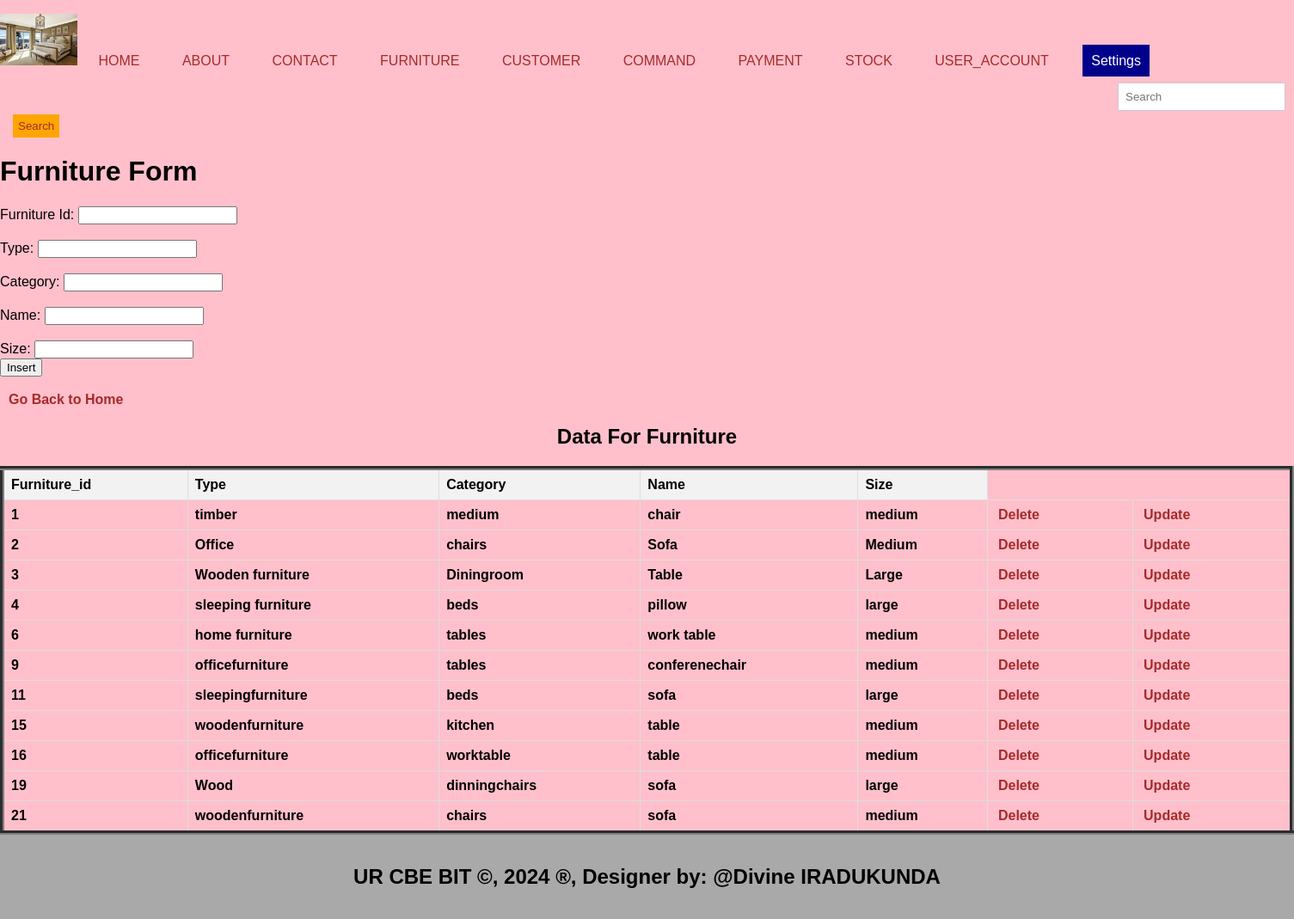
The app's page /furniture.php with its own data.
### tables this page shows
CREATE TABLE `furniture` (
  `Furniture_id` int(10) NOT NULL,
  `Type` varchar(30) DEFAULT NULL,
  `Category` varchar(15) DEFAULT NULL,
  `Name` varchar(15) DEFAULT NULL,
  `Size` varchar(15) DEFAULT NULL
);

### furniture.php (the view, shortened to what this page needs)
<!DOCTYPE html>
<html>
<head>
  <link rel="stylesheet" type="text/css" href="style.css" title="style 1" media="screen, tv, projection, handheld, print"/>
</head>
<body bgcolor="pink">
          <ul style="list-style-type: none; padding: 0;">
     <li style="display: inline; margin-right: 10px;">
    <img src="./Images/bedroom.jpg" width="90" height="60" alt="Logo">
  </li>
    <li style="display: inline; margin-right: 10px;"><a href="./home.html">HOME</a>
  </li>
    <li style="display: inline; margin-right: 10px;"><a href="./about.html">ABOUT</a>
  </li>
    <li style="display: inline; margin-right: 10px;"><a href="./contact.html">CONTACT</a>
  </li>
    <li style="display: inline; margin-right: 10px;"><a href="./furniture.php">FURNITURE</a>
  </li>
    <li style="display: inline; margin-right: 10px;"><a href="./customer.php">CUSTOMER</a>
  </li>
    <li style="display: inline; margin-right: 10px;"><a href="./command.php">COMMAND</a>
  </li>
    <li style="display: inline; margin-right: 10px;"><a href="./payment.php">PAYMENT</a>
  </li>
    <li style="display: inline; margin-right: 10px;"><a href="./stock.php">STOCK</a>
  </li>
    <li style="display: inline; margin-right: 10px;"><a href="./user_account.php">USER_ACCOUNT</a>
  </li>
    <li class="dropdown" style="display: inline; margin-right: 10px;">
      <a href="#" style="padding: 10px; color: white; background-color: darkblue; text-decoration: none; margin-right: 15px;">Settings</a>
    </li>
  </ul>
    <form class="d-flex" role="search" action="search.php">
    <input class="form-control me-2" type="search" placeholder="Search" aria-label="Search">
    <button class="btn btn-outline-success" type="submit">Search</button>
  </form>
   <h1>Furniture Form</h1>
<form method="post" action="furniture.php">
<label for="furnid">Furniture Id:</label>
<input type="number" id="furnid" name="furnid" required><br><br>
<label for="type">Type:</label>
<input type="text" id="type" name="type" required><br><br>
<label for="category">Category:</label>
<input type="text" id="category" name="category" required><br><br>
<label for="name">Name:</label>
<input type="text" id="name" name="name" required><br><br>
<label for="size">Size:</label>
<input type="text" id="size" name="size" required><br><b>
 <input type="submit" name="add" value="Insert"><br><br>
 <a href="./home.html">Go Back to Home</a>
</form>
<!DOCTYPE html>
<html>
<head>
</head>
<body>
    <center><h2>Data For Furniture</h2></center>
    <table border="5">
        <tr>
            <th>Furniture_id</th>
            <th>Type</th>
            <th>Category</th>
            <th>Name</th>
            <th>Size</th>
        </tr>
        <?php
        $host = "localhost";
        $user = "root";
        $pass = "";
        $database = "onlinesalesfurniture";
        $connection = new mysqli($host, $user, $pass, $database);
        $sql = "SELECT * FROM furniture";
        $result = $connection->query($sql);
        if ($result->num_rows > 0) {
            while ($row = $result->fetch_assoc()) {
                $furnid = $row['Furniture_id'];
                echo "<tr>
                    <td>" . $row['Furniture_id'] . "</td>
                    <td>" . $row['Type'] . "</td>
                    <td>" . $row['Category'] . "</td>
                    <td>" . $row['Name'] . "</td>
                    <td>" . $row['Size'] . "</td>
                    <td><a style='padding:4px' href='fdelete.php?Furniture_id=$furnid'>Delete</a></td>
                    <td><a style='padding:4px' href='fupdate.php?Furniture_id=$furnid'>Update</a></td>
                </tr>";
            }
        } else {
            echo "<tr><td colspan='6'>No data found</td></tr>";
        }
        ?>
    </table>
</body>
<footer>
  <center>
    <b><h2>UR CBE BIT &copy, 2024 &reg, Designer by: @Divine IRADUKUNDA</h2></b>
  </center>
</footer>
</body>
</html>

### style.css (style rules this page uses)
body { font-family: Arial, sans-serif; margin: 0; padding: 0; }
.form-control { padding: 8px; margin-left: 4px; border: 1px solid #ccc; }
.btn { padding: 6px; background-color: orange; color: brown; border: none; }
.dropdown { position: relative; display: inline; margin-right: 10px; }
body { font-family: Arial,sans-serif; margin:0; padding:0; }
.dropdown { position: right; display:right; direction:rtl; }
footer { text-align: center; padding: 15px; background-color:darkgray; }

### furniture.php (style rules this page uses)
a { padding: 10px; color: white; background-color: pink; text-decoration: none; margin-right: 15px; }
a:link { color: brown; }
button.btn { margin-left: 15px; margin-top: 4px; }
input.form-control { margin-left: 1300px; padding: 8px; }
table { width: 100%; border-collapse: collapse; }
th, td { border: 1px solid #ddd; padding: 8px; text-align: left; }
th { background-color: #f2f2f2; }

### records on screen
furniture: Furniture_id "1", Type "timber", Category "medium", Name "chair", Size "medium"
furniture: Furniture_id "2", Type "Office", Category "chairs", Name "Sofa", Size "Medium"
furniture: Furniture_id "3", Type "Wooden furniture", Category "Diningroom", Name "Table", Size "Large"
furniture: Furniture_id "4", Type "sleeping furniture", Category "beds", Name "pillow", Size "large"
furniture: Furniture_id "6", Type "home furniture", Category "tables", Name "work table", Size "medium"
furniture: Furniture_id "9", Type "officefurniture", Category "tables", Name "conferenechair", Size "medium"
furniture: Furniture_id "11", Type "sleepingfurniture", Category "beds", Name "sofa", Size "large"
furniture: Furniture_id "15", Type "woodenfurniture", Category "kitchen", Name "table", Size "medium"
furniture: Furniture_id "16", Type "officefurniture", Category "worktable", Name "table", Size "medium"
furniture: Furniture_id "19", Type "Wood", Category "dinningchairs", Name "sofa", Size "large"
furniture: Furniture_id "21", Type "woodenfurniture", Category "chairs", Name "sofa", Size "medium"
